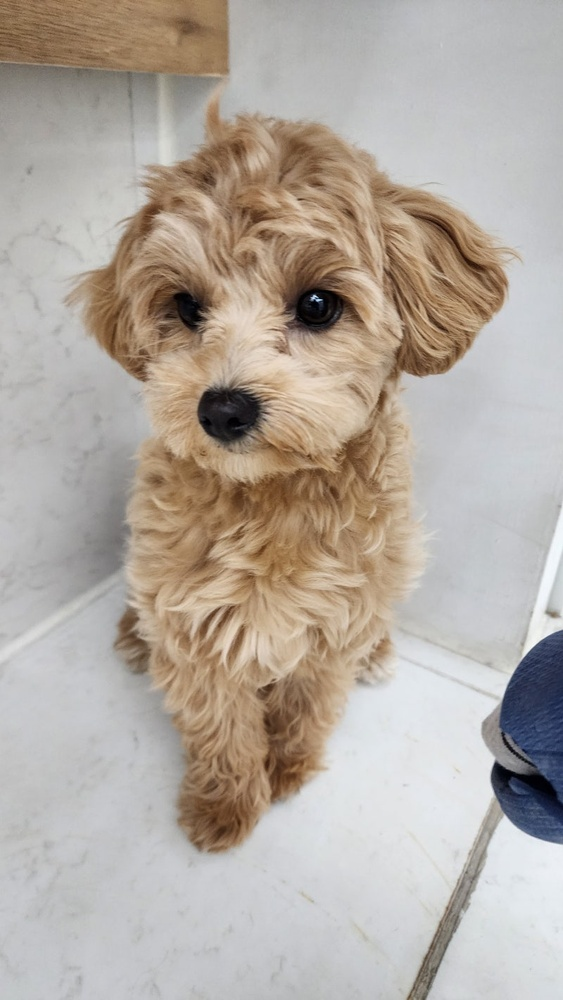
#> input picture dog.jpg, 563 x 1000 px, shrunk from 800 x 1421 before the run
$ python '29_이미지작업실습.py'
#> lines starting #> are read from the running program, lines starting #| are printed output that depends on the picture
####################
## 이미지 포맷 변환
####################
# dog.jpg 파일을 열어서 dogs.png 형식으로 저장하는 함수를 만들기
# 함수이름 : 이미지_확장자_변환()
####################
## 밝은 이미지 사진 만들기
####################
# dog.jpg 파일을 2배로 밝게 만들어 저장하는 함수 만들기
# 함수이름 : 이미지_밝게만들기()
# 밝기조절: 2.0배
# 저장파일명 : dog_bright_2.0.png
# 참고로 맨 마지막에 존재하는 . 이외의 점들은 모두 파일명칭으로 사용됨
####################
## 필터 세트
####################
# dog.jpg 파일에 세가지 필터를 적용해서 저장하는 함수 만들기
# 함수이름 : 필터_세트()
# 선명도 -> Sharpness Blur Smooth
# 보통
# 흐림효과 1.3 선명효과 1.5 채도조절 2.35
# 저장파일명 : dog_filter.png

from PIL import Image, ImageFilter, ImageDraw, ImageFont, ImageEnhance

def 이미지_확장자_변환():
    img = Image.open("dog.jpg")
#> img is the input picture: PIL image 563x1000 RGB; mean R, G, B 179, 169.7, 160.8
    img.save("dogs1.png")
    print("확장자가 변환되었습니다.")
이미지_확장자_변환()

def 이미지_밝게_만들기():
    img = Image.open("dog.jpg")
    밝기조정 = ImageEnhance.Brightness(img).enhance(2.0) # 이미지 밝기를 조정 설정
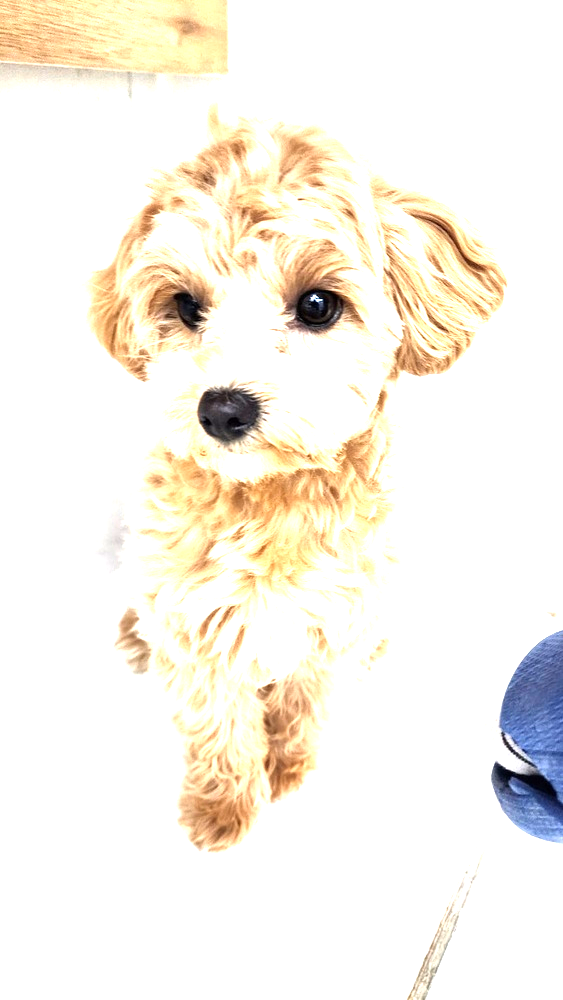
#> 밝기조정: PIL image 563x1000 RGB; mean R, G, B 248.2, 243.1, 232.8
    밝기조정.save("dog_bright1_2.0.png")
    print("이미지가 밝아졌습니다.")
이미지_밝게_만들기()

def 필터_세트():
    img = Image.open("dog.jpg")
    흐림효과 = img.filter(ImageFilter.GaussianBlur(radius=1.3))
    선명효과 = ImageEnhance.Sharpness(흐림효과).enhance(1.5)
    채도조절 = ImageEnhance.Color(선명효과).enhance(2.35)
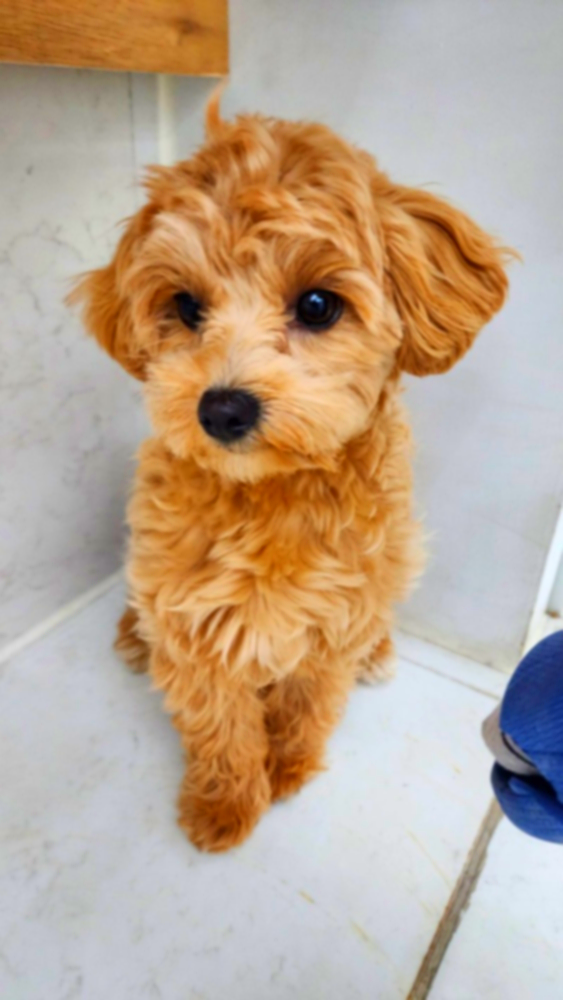
#> 채도조절: PIL image 563x1000 RGB; mean R, G, B 188.6, 167, 146
    채도조절.save("dog_filter1.png")
    print("필터가 적용되었습니다.")
필터_세트()
